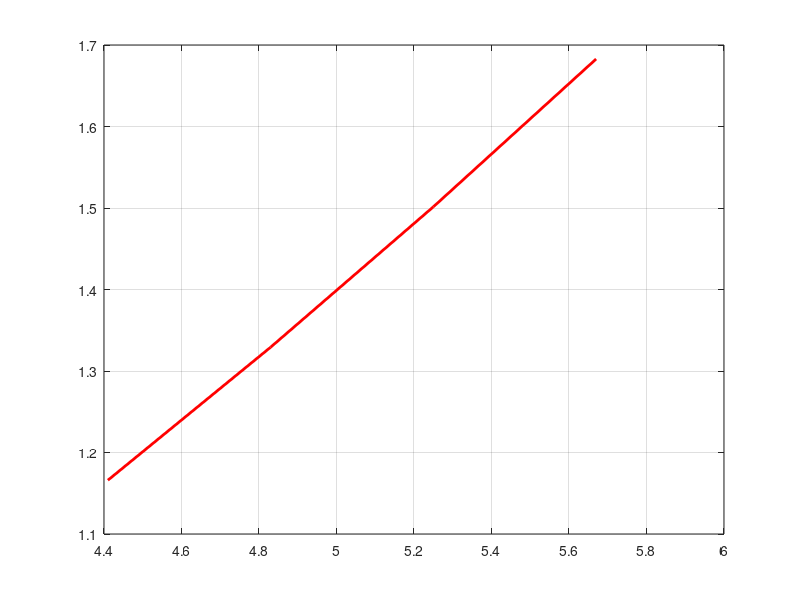

Write MATLAB code to recreate this figure.
clc;
disp("Escalamos los datos (en 10^6 )");

Base = [4410 4830 5250 5670]/1000.;
Cuota = [1165.978 1329.190 1501.474 1682.830]/1000;

n = length(Base) - 1;

p=polyfit(Base,Cuota,n);
disp("El polinomio interpolador de grado 3 es: ");
disp(p);

pB = polyval(p,Base);

dpB = polyder(p);
ddpB = polyder(dpB);

plot(Base,pB,'r-','Linewidth',2)
grid on
ddpBNorm = norm(ddpB);
disp("Radio de Curvatura: ");
disp(1./ddpBNorm);
disp("No es una recta, es  una curva!\n");
num=input("Ingrese una cuota base (en millones): ");
%res = res/1000000.;
res = polyval(p,num);
fprintf("La couta es: %0.8f\n",res);
